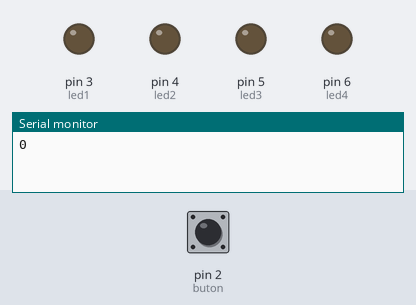
A sketch run on a simulated Arduino Uno, built with avr-gcc and run on an emulated ATmega328P. Shown: output pins drawn as LEDs (lit = HIGH), the last lines printed to the serial monitor. Dashed ring = blinking. The test bench sets the inputs (shaded band); at power-on: pin 2 (buton) HIGH.

Above: at 1.2 s.
1.3 s: pin 2 (buton) pulled LOW for 1 s
At 2.7 s:
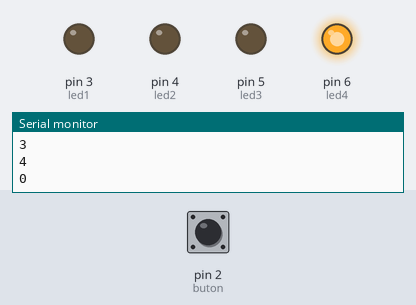
3.8 s: pin 2 (buton) pulled LOW for 0.15 s
At 4.1 s:
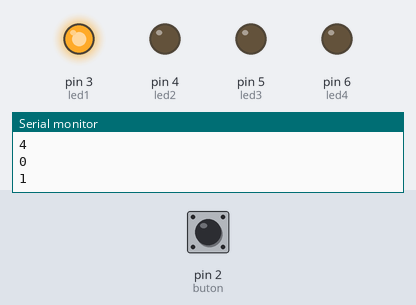
5.4 s: pin 2 (buton) pulled LOW for 3.2 s
At 8.9 s:
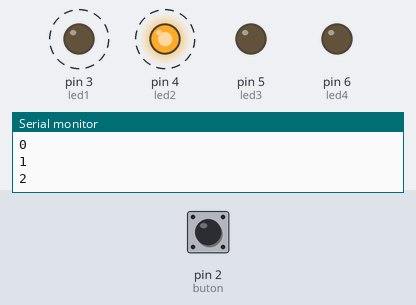
Timing chart, 0 to 10.4 s (numbered marks = the images above; inputs shaded):
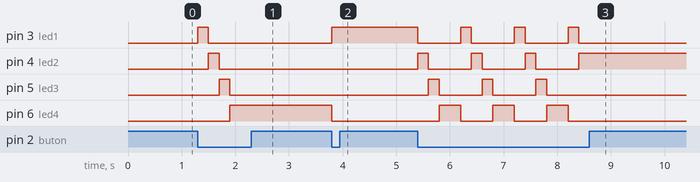

Measured:
- after the input at 1.3 s, pin 3 (led1): LOW → HIGH at once, → LOW 0.20 s later; pin 4 (led2): LOW → HIGH after 0.20 s, → LOW 0.20 s later; pin 5 (led3): LOW → HIGH after 0.40 s, → LOW 0.20 s later; pin 6 (led4): LOW → HIGH after 0.60 s
- after the input at 3.8 s, pin 3 (led1): LOW → HIGH at once; pin 6 (led4): HIGH → LOW at once
- after the input at 5.4 s, pin 3 (led1): alternates HIGH for 0.20 s and LOW for 0.80 s, 7 changes in all, then stays LOW, starting at once; pin 4 (led2): alternates HIGH for 0.20 s and LOW for 0.80 s, 7 changes in all, then stays HIGH, starting at once

The sketch:

BUTON__LE_LED_OLU_TURMA.ino
```cpp
 int led1 =3;
 int led2 =4;
 int led3 =5;
 int led4 =6;
 int buton=2;
 int sayac=0;
 int i=0;
void setup(){

pinMode(led1,OUTPUT);
pinMode(led2,OUTPUT);
pinMode(led3,OUTPUT);
pinMode(led4,OUTPUT);
pinMode(buton,INPUT_PULLUP);
Serial.begin(9600);

}
void loop(){
  if(digitalRead(buton)==LOW)
  {
  sayac=sayac+1;
  }
 if(sayac==1){
  digitalWrite(led1,1);
  digitalWrite(led4,0);

 }
 else if(sayac==2){
  digitalWrite(led1,0);
  digitalWrite(led2,1);
  digitalWrite(led3,0);
  digitalWrite(led4,0);

 }
 else if(sayac==3){
  digitalWrite(led1,0);
  digitalWrite(led2,0);
  digitalWrite(led3,1);
  digitalWrite(led4,0);
 }
 else if(sayac==4){
  digitalWrite(led1,0);
  digitalWrite(led2,0);
  digitalWrite(led3,0);
  digitalWrite(led4,1);
 }
 if(sayac==5){

    sayac=0;

 }
 delay(200);{
 Serial.println(sayac);
 while(digitalRead(buton)==HIGH);
 }
}
```
